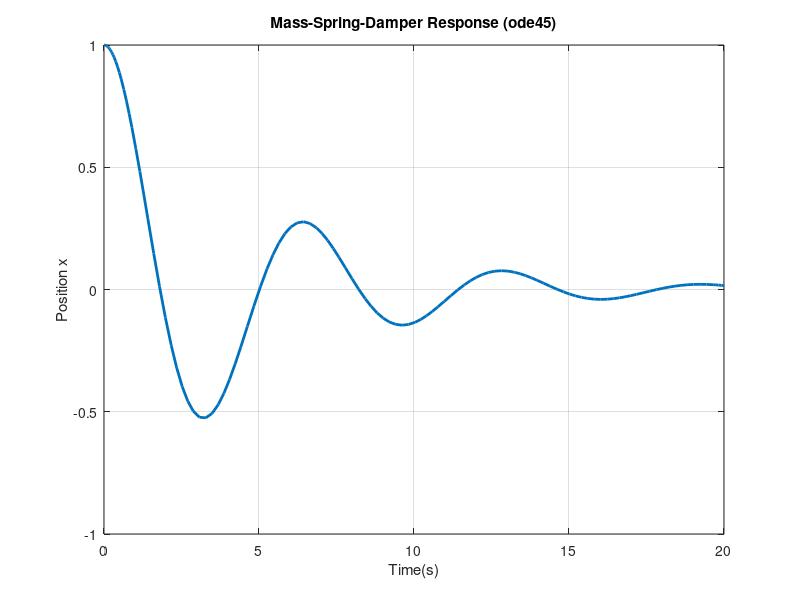

Source code (MATLAB):
% Mass-Spring-Damper simulation using ode45
% Purpose: Python -> MATLAB transition

clear; clc;

m = 1.0;
k = 1.0;
c = 0.4;

% x1 = position
% x2 = velocity
% x1_dot = x2
% x2_dot = -(k/m)x1 - (c/m)x2

f = @(t,x) [                    % def dynamics(t,x):
    x(2);
    -(k/m)*x(1) - (c/m)*x(2)    % dxdt = np.array([v, -(k/m)x1 - (c/m)x2])
];

% Initial conditions: [initial position, initial velocity]
x0 = [1.0; 0.0];

% Time span for the simulation
tSpan = [0 20];      % Integration from 0 to 20

% Solve the ODE
[t, x] = ode45(f, tSpan, x0);

% Plot the results
figure;
plot(t, x(:, 1), 'LineWidth', 2);
xlabel('Time(s)');
ylabel('Position x');
title('Mass-Spring-Damper Response (ode45)');
grid on;
